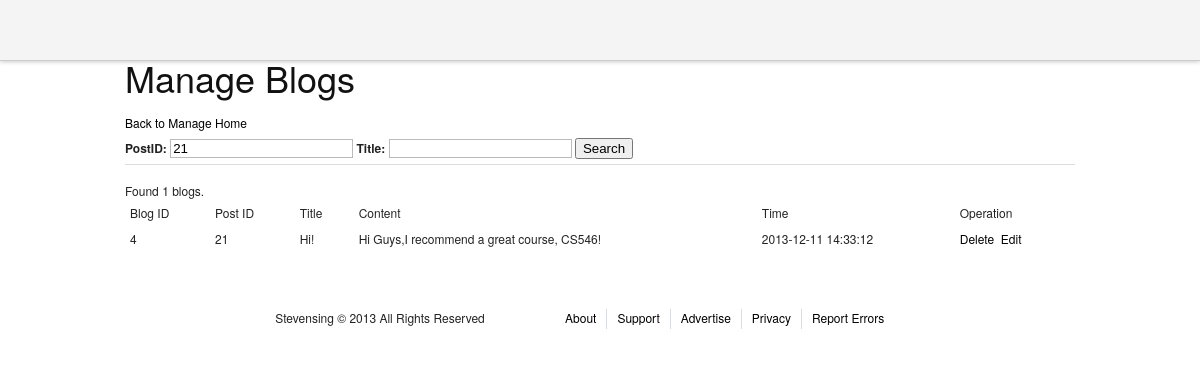
The app's page /admin/manageblogs.php?user_id=21 with its own data.
### tables this page shows
CREATE TABLE IF NOT EXISTS `blogs` (
  `blog_id` int(11) NOT NULL AUTO_INCREMENT,
  `user_id` int(11) NOT NULL,
  `title` varchar(200) NOT NULL,
  `content` text NOT NULL,
  `timestamp` timestamp NOT NULL DEFAULT CURRENT_TIMESTAMP ON UPDATE CURRENT_TIMESTAMP,
  PRIMARY KEY (`blog_id`),
  KEY `user_id` (`user_id`)
);

### admin/manageblogs.php (the view, shortened to what this page needs)
<?php
include "header.php";
include "../mysqli_connection.php";
?>
<div>
<h1>Manage Blogs</h1>
<a href = "adminhome.php">Back to Manage Home</a>
</div>
<div>
<form action = "#" method = "GET">
<label for = "user_id">PostID: </label>
<input type = "text" name = "user_id" value = "<?php echo isset($_GET['user_id'])?$_GET['user_id']:"";?>" />
<label for = "title">Title: </label>
<input type = "text" name = "title" value = "<?php echo isset($_GET['title'])?$_GET['title']:"";?>" />
<input type = "submit" value = "Search" />
</form>
</div>
<hr />
<div>
<table>
<thead >
<td>Blog ID</td><td>Post ID</td><td>Title</td><td>Content</td><td>Time</td><td>Operation</td>
</thead>
<tbody>
<?php
$filter = "true";
 if (isset($_GET['user_id']) && $_GET['user_id'] !== ""){
         $param = "(user_id = " . $mysqli->real_escape_string(trim($_GET['user_id'])) . ")";
         $filter .= " AND " . $param;
 }
$perNumber = 25;
if(isset($_GET['page']))$page = $_GET['page'];
else $page=1;
$count = $mysqli->query("select count(*) from blogs WHERE " . $filter . ";");
$rs = mysqli_fetch_array($count);
$totalNumber = $rs[0];
if ($totalNumber == 0){
        echo "<div><font color='red'>No result!</font></div>";
}
else{
        echo "<div>Found " . $totalNumber. " blogs.</div>";
}
$startCount = ($page - 1) * $perNumber;
$result = $mysqli->query("select * from blogs WHERE (" . $filter .") LIMIT $startCount, $perNumber");
if ($result){
        while ($row = mysqli_fetch_array($result)){
?>
<tr>
<td><?php echo $row["blog_id"];?></td>
<td><?php echo $row["user_id"];?></td>
<td><?php echo $row["title"];?></td>
<td><?php echo $row["content"];?></td>
<td><?php echo $row["timestamp"];?></td>
<td><a href="javascript:" onclick = "show_delete_yes(this,<?php echo $row['blog_id'];?>);" >Delete</a>&nbsp&nbsp<a href="editstatus.php?id=<?php echo $row['blog_id'];?>">Edit</a></td>
</tr>
</tbody>
<?php
        }
 }
?>
</table>
</div>
<?php
include "footer.php";

### stylesheets/screen.css (style rules this page uses)
html { margin:0;padding:0;border:0; }
body, div, span, object, iframe, h1, h2, h3, h4, h5, h6, p, blockquote, pre, a, abbr, acronym, address, code, del, dfn, em, img, q, dl, dt, dd, ol, ul, li, fieldset, form, label, legend, table, caption, tbody, tfoot, thead, tr, th, td, article, aside, dialog, figure, footer, header, hgroup, nav, section { margin:0;padding:0;border:0;font-size:100%;font:inherit;vertical-align:baseline; }
body { line-height:1.5;background:white; }
table { border-collapse:separate;border-spacing:0; }
caption, th, td { text-align:left;font-weight:normal;float:none !important; }
table, th, td { vertical-align:middle; }
html { font-size:100.01%; }
body { font-size:75%;color:#222;background:#fff;font-family:"Helvetica Neue", Arial, Helvetica, sans-serif; }
h1, h2, h3, h4, h5, h6 { font-weight:normal;color:#111; }
h1 { font-size:3em;line-height:1;margin-bottom:0.5em; }
a { color:#06c;text-decoration:underline; }
table { margin-bottom:1.4em;width:100%; }
th, td, caption { padding:4px 10px 4px 5px; }
label { font-weight:bold; }
input[type=text], input[type=password], input[type=url], input[type=email], input.text, input.title, textarea { background-color:#fff;border:1px solid #bbb;color:#000; }
input[type=text], input[type=password], input[type=url], input[type=email], input.text, input.title, textarea, select { margin:0.5em 0; }
hr { background:#ddd;color:#ddd;clear:both;float:none;width:100%;height:1px;margin:0 0 17px;border:none; }

### stylesheets/common.css (style rules this page uses)
body { font-family: 'Helvetica Neue', Helvetica, Arial, 'lucida grande',tahoma,verdana,arial,sans-serif; }
a, a:hover, a:visited, a:link { color: #000; text-decoration: none; }

### records on screen
blogs: blog_id "4", user "21", title "Hi!", content "Hi Guys,I recommend a great course, CS546!", timestamp "2013-12-11 14:33:12"

### other values on screen
$totalNumber "1"
